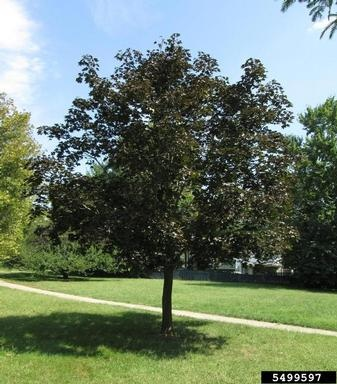
#> input picture imagenes/20250504_150527.jpg, 337 x 384 px; its folder holds only this picture in this run
$ python -i shadow_detector.py   (imports and definitions only)
#> lines starting #> are read from the running program, lines starting #| are printed output that depends on the picture; after the words box and inside, x2 and y2 are one past the last pixel; in counts of white or black regions, pixels touching at a corner belong together
"""Detección fotométrica opcional de candidatos oscuros, sin clasificación semántica."""

from __future__ import annotations

from dataclasses import dataclass
from typing import Any

import numpy as np
from PIL import Image

try:
    import cv2  # type: ignore
except ImportError:  # pragma: no cover
    cv2 = None


@dataclass
class ShadowParams:
    block_size: int = 31
    c: int = 8
    blur_kernel: int = 3
    threshold: int = 110


class ShadowDetector:
    def __init__(self, prefer_opencv: bool = True):
        self.prefer_opencv = prefer_opencv and cv2 is not None

    def detect_shadow_mask(self, image_path_or_pil: Any, method: str = "adaptive", params: ShadowParams | None = None):
#> called with image_path_or_pil = '../imagenes/20250504_150527.jpg', method = 'adaptive'
        params = params or ShadowParams()
        gray = self._to_gray_array(image_path_or_pil)
#> in _to_gray_array, img is the input picture: PIL image 337x384 RGB; mean R, G, B 107.4, 122.8, 105.2
#> in _to_gray_array, `return np.asarray(img.convert("L"), dtype=np.uint8)`:
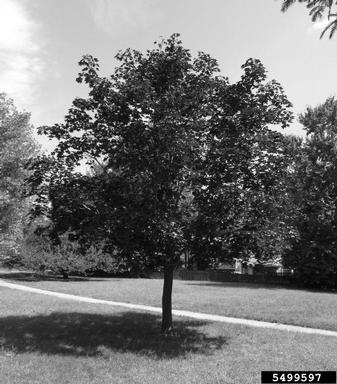
#> returned value: shape (384, 337); min 0, max 255, mean 116.1

        if self.prefer_opencv and method == "adaptive":
            blur = gray
            if params.blur_kernel and params.blur_kernel > 1:
                k = params.blur_kernel + (1 - params.blur_kernel % 2)
                blur = cv2.GaussianBlur(gray, (k, k), 0)
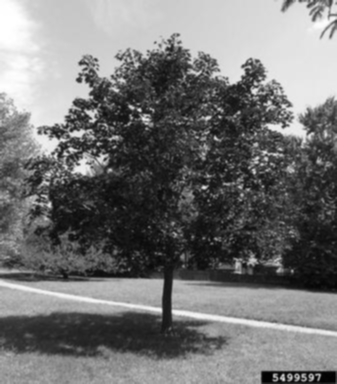
#> blur: shape (384, 337); min 1, max 255, mean 116.2
            block_size = params.block_size + (1 - params.block_size % 2)
            binary = cv2.adaptiveThreshold(
                blur,
                255,
                cv2.ADAPTIVE_THRESH_GAUSSIAN_C,
                cv2.THRESH_BINARY_INV,
                max(3, block_size),
                params.c,
            )
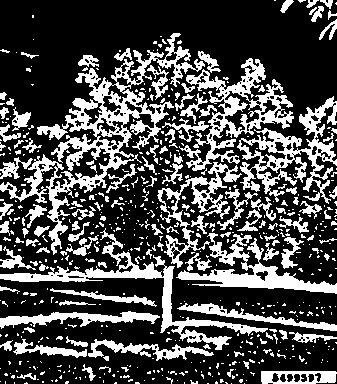
#> binary: shape (384, 337); 29.6% white; 625 white regions (491 under 20 px), largest, box (x1, y1, x2, y2) and area: (0, 33, 205, 255) 7352, (179, 58, 294, 171) 3512, (0, 228, 268, 350) 3372
            return binary > 0

        thresh = self._otsu_threshold(gray) if method != "global" else params.threshold
        return gray <= thresh

    # [36 lines left out: functions compute_shadow_coverage, compute_shadow_quality, _binary_mask, not called in this run]

    def detect_shadow_candidates(self, image_path_or_pil, method="adaptive", params=None):
        """Candidatos por intensidad; requieren revisión antes de llamarlos sombra."""
        return self.detect_shadow_mask(image_path_or_pil, method=method, params=params)

    def _to_gray_array(self, image_path_or_pil):
        if isinstance(image_path_or_pil, Image.Image):
            img = image_path_or_pil
        elif isinstance(image_path_or_pil, str):
            # No dejar un decoder/descriptor PIL abierto durante sesiones largas.
            with Image.open(image_path_or_pil) as img:
                return np.asarray(img.convert("L"), dtype=np.uint8)
        else:
            arr = np.asarray(image_path_or_pil)
            if arr.ndim == 2:
                return arr.astype(np.uint8, copy=False)
            arr3 = np.ascontiguousarray(arr[..., :3], dtype=np.uint8)
            # np.mean(..., axis=2) promovía una foto completa a float64 y
            # podía crear ~96 MB temporales en 12 MP. OpenCV convierte
            # directamente uint8 -> uint8 sin ese buffer intermedio.
            if cv2 is not None:
                return cv2.cvtColor(arr3, cv2.COLOR_RGB2GRAY)
            return np.asarray(Image.fromarray(arr3, mode="RGB").convert("L"), dtype=np.uint8)
        return np.asarray(img.convert("L"), dtype=np.uint8)

    # [23 lines left out: function _otsu_threshold, not called in this run]

>>> result = ShadowDetector().detect_shadow_mask('../imagenes/20250504_150527.jpg')
